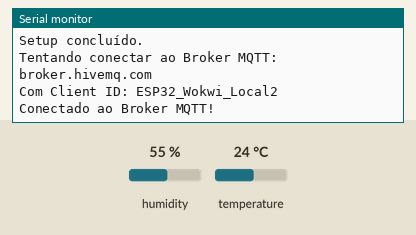
Recording of a sketch running on a simulated ESP32. On the bench: the last lines printed to the serial monitor. The test bench sets the inputs (shaded band); at power-on: humidity 55 %, temperature 24 °C. WiFi joins after 1.5 s; servers stay silent unless stated; no MQTT or app messages arrive unless stated.

Above: at 2.7 s.
2.8 s: humidity set to 22 %
At 5.5 s:
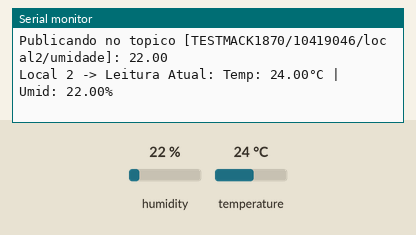
9.7 s: temperature set to 12 °C
At 10.5 s:
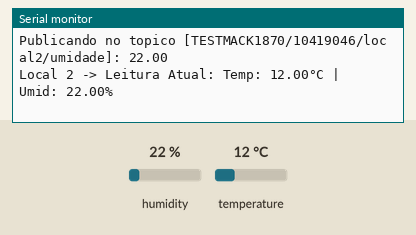
16.6 s: humidity set to 40 %
At 20.6 s:
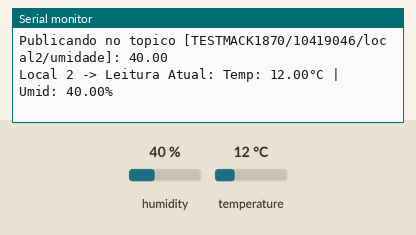

Measured:
- after the input at 2.8 s, the serial monitor: prints a new line after 2.2 s (image 1)
- after the input at 9.7 s, the serial monitor: prints a new line after 0.31 s (image 2)
- after the input at 16.6 s, the serial monitor: prints a new line after 3.4 s (image 3)

The sketch:

esp32_local2_quarto.ino
```cpp
#include <WiFi.h>
#include <PubSubClient.h>
#include <DHTesp.h>

const char* SSID = "Wokwi-GUEST";
const char* PASSWORD = "";

const char* BROKER_MQTT = "broker.hivemq.com";
const int BROKER_PORT = 1883;
const char* MQTT_CLIENT_ID = "ESP32_Wokwi_Local2";
const char* TOPICO_TEMP = "TESTMACK1870/10419046/local2/temperatura";
const char* TOPICO_UMID = "TESTMACK1870/10419046/local2/umidade";

const int DHT_PIN = 15;
DHTesp dhtSensor;

WiFiClient espClient;
PubSubClient mqttClient(espClient);
unsigned long previousMillis = 0;
const long interval = 5000;

void conectarWiFi() {
  Serial.println();
  Serial.print("Conectando ao WiFi SSID: ");
  Serial.println(SSID);
  WiFi.mode(WIFI_STA);
  WiFi.begin(SSID, PASSWORD);
  int tentativas = 0;
  while (WiFi.status() != WL_CONNECTED) {
    delay(500);
    Serial.print(".");
    tentativas++;
    if (tentativas > 20) {
      Serial.println("\nFalha ao conectar ao WiFi. Reiniciando...");
      ESP.restart();
    }
  }
  Serial.println("\nWiFi conectado!");
  Serial.print("Endereco IP: ");
  Serial.println(WiFi.localIP());
}

void reconectarMQTT() {
  while (!mqttClient.connected()) {
    Serial.print("Tentando conectar ao Broker MQTT: ");
    Serial.println(BROKER_MQTT);
    Serial.print("Com Client ID: ");
    Serial.println(MQTT_CLIENT_ID);
    if (mqttClient.connect(MQTT_CLIENT_ID)) {
      Serial.println("Conectado ao Broker MQTT!");
    } else {
      Serial.print("Falha na conexão MQTT, rc=");
      Serial.print(mqttClient.state());
      Serial.println(" Tentando novamente em 5 segundos...");
      delay(5000);
    }
  }
}

void setup() {
  Serial.begin(115200);
  while (!Serial);
  Serial.println("\n--- Iniciando ESP32 Local 2 ---");
  Serial.print("Configurando sensor DHT22 no pino ");
  Serial.println(DHT_PIN);
  dhtSensor.setup(DHT_PIN, DHTesp::DHT22);
  Serial.print("Status do sensor DHT: ");
  Serial.println(dhtSensor.getStatusString());
  conectarWiFi();
  Serial.print("Configurando servidor MQTT: ");
  Serial.print(BROKER_MQTT);
  Serial.print(":");
  Serial.println(BROKER_PORT);
  mqttClient.setServer(BROKER_MQTT, BROKER_PORT);
  Serial.println("Setup concluído.");
}

void loop() {
  if (!mqttClient.connected()) {
    reconectarMQTT();
  }
  mqttClient.loop();
  unsigned long currentMillis = millis();
  if (currentMillis - previousMillis >= interval) {
    previousMillis = currentMillis;
    Serial.println("\nLendo dados do sensor DHT...");
    TempAndHumidity data = dhtSensor.getTempAndHumidity();
    if (dhtSensor.getStatus() == DHTesp::ERROR_NONE) {
      char tempString[8];
      char umidString[8];
      dtostrf(data.temperature, 4, 2, tempString);
      dtostrf(data.humidity, 4, 2, umidString);
      Serial.print("Publicando no topico [");
      Serial.print(TOPICO_TEMP);
      Serial.print("]: ");
      Serial.println(tempString);
      mqttClient.publish(TOPICO_TEMP, tempString);
      Serial.print("Publicando no topico [");
      Serial.print(TOPICO_UMID);
      Serial.print("]: ");
      Serial.println(umidString);
      mqttClient.publish(TOPICO_UMID, umidString);
      Serial.printf("Local 2 -> Leitura Atual: Temp: %s°C | Umid: %s%%\n", tempString, umidString);
    } else {
      Serial.print("Falha ao ler do sensor DHT! Status: ");
      Serial.println(dhtSensor.getStatusString());
    }
  }
}
```
